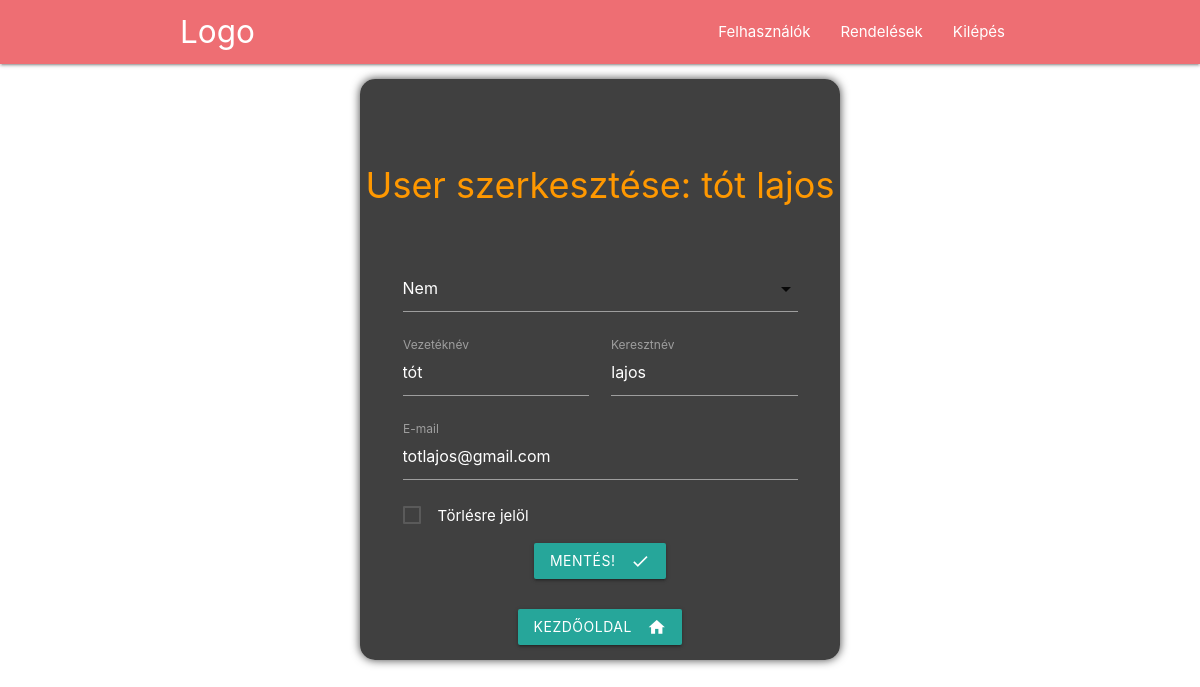
/system_admin/userdata/1 (signed in), run on the app's committed database.
### tables this page shows
CREATE TABLE `users` (
  `id` bigint(20) UNSIGNED NOT NULL,
  `is_admin` int(11) NOT NULL DEFAULT 0,
  `type` enum('user','guest') NOT NULL DEFAULT 'guest',
  `first_name` varchar(255) NOT NULL,
  `last_name` varchar(255) NOT NULL,
  `email` varchar(255) NOT NULL,
  `new_email` varchar(200) DEFAULT NULL,
  `email_verified_at` timestamp NULL DEFAULT NULL,
  `password` varchar(255) DEFAULT NULL,
  `shipping_zip` int(11) NOT NULL,
  `shipping_city` varchar(255) NOT NULL,
  `shipping_street` varchar(255) NOT NULL,
  `shipping_nr` varchar(255) DEFAULT NULL,
  `billing_name` varchar(100) DEFAULT NULL,
  `billing_tax_nr` varchar(20) DEFAULT NULL,
  `billing_zip` int(11) NOT NULL,
  `billing_nr` varchar(255) DEFAULT NULL,
  `billing_street` varchar(255) NOT NULL,
  `billing_city` varchar(255) NOT NULL,
  `remember_token` varchar(100) DEFAULT NULL,
  `verification_token` varchar(200) DEFAULT NULL,
  `created_at` timestamp NULL DEFAULT current_timestamp(),
  `updated_at` timestamp NULL DEFAULT NULL ON UPDATE current_timestamp()
);

### includes/functions.php (called while the page is built, shortened)
<?php
function public_path($url = '')
{
    return DOCUMENT_ROOT.$url;
}

### admin/userdata.php (the view, shortened to what this page needs)
<?php
$id = (int)$_GET["id"];
$sql = mysqli_query($connection, "select * from users where id = $id");
$user = mysqli_fetch_object($sql);
?>
<div class="section no-pad-bot" id="index-banner">
    <div class="container alpha-bg" style="width:40%">
        <br><br>
        <h1 class="header center orange-text">User szerkesztése: <?php print $user->first_name ?>
            <?php print $user->last_name ?> </h1>
        <div class="row text-block">
            <form class="col s12" method="POST">
                <div class="input-field col s12">
                </div>
                <div class="input-field col s12 m6">
                    <input id="first_name" value="<?php print $user->first_name ?>" name="first_name" type="text">
                    <label for="first_name">Vezetéknév</label>
                </div>
                <div class="input-field col s12 m6">
                    <input id="last_name" value="<?php print $user->last_name ?>" name="last_name" type="text">
                    <label for="last_name">Keresztnév</label>
                </div>
                <div class="input-field col s12 ">
                    <input id="email" value="<?php print $user->email ?>" name="email" type="email">
                    <label for="email">E-mail</label>
                </div>
                <?php
            if ($id != $_SESSION["user"]->id) { ?>
                <div class=" col s12 ">
                    <label>
                        <span>Törlésre jelöl</span>
                    </label>
                </div>
                <?php } ?>
                <div class="input-field col s12 text-center">
                    <button class="waves-effect waves-light btn"><i
                            class="material-icons right">check</i>Mentés!</button>
                </div>
                <div class="input-field col s12 text-center">
                    <a class="waves-effect waves-light btn"
                        href="<?php print public_path('/system_admin/dashboard') ?>"><i
                            class="material-icons right">home</i>Kezdőoldal</a>
                </div>
        </div>
    </div>
    <br><br>
</div>

### admin/css/style.css (style rules this page uses)
h1 { font-size: 36px; }
.text-block { padding: 0px 20px !important; }
.alpha-bg { background-color: rgba(0, 0, 0, 0.75); border-radius: 15px; box-shadow: 0 0 10px rgba(0, 0, 0, 0.75); }
.alpha-bg * { color: white; }
.text-center { text-align: center !important; }

### data on the page
users: first_name "tót", last_name "lajos", email "totlajos@gmail.com"
